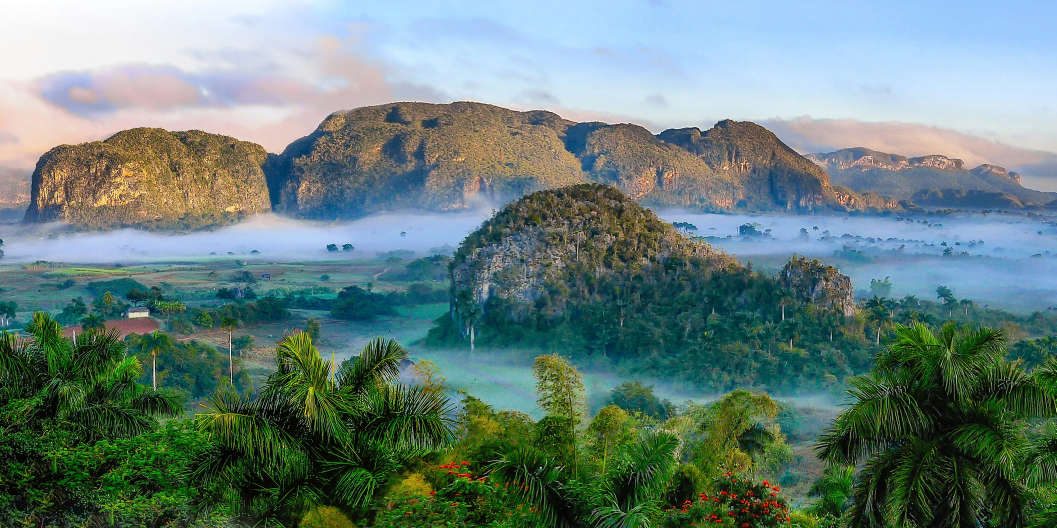
#> input picture input/nature.jpg, 3169 x 1584 px, found by its file name (shown at 1/3 size)
$ python step2.py
#> lines starting #> are read from the running program, lines starting #| are printed output that depends on the picture
import cv2
import numpy as np
import matplotlib.pyplot as plt

img = cv2.imread("input/nature.jpg")
#> img is the input picture: shape (1584, 3169, 3); mean B, G, R 122.9, 128.5, 105.2

half = cv2.resize(img,(300,300))
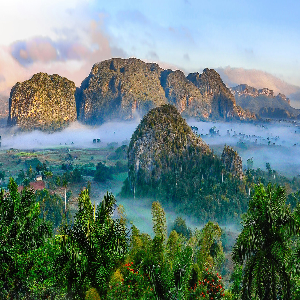
#> half: shape (300, 300, 3); mean B, G, R 122.8, 128.4, 105.2

# [6 lines of commented-out code are left out]
cv2.imshow("imag",half)
cv2.waitKey(0)
cv2.destroyAllWindows()

$ run again, with input/flower.jpg copied over input/nature.jpg
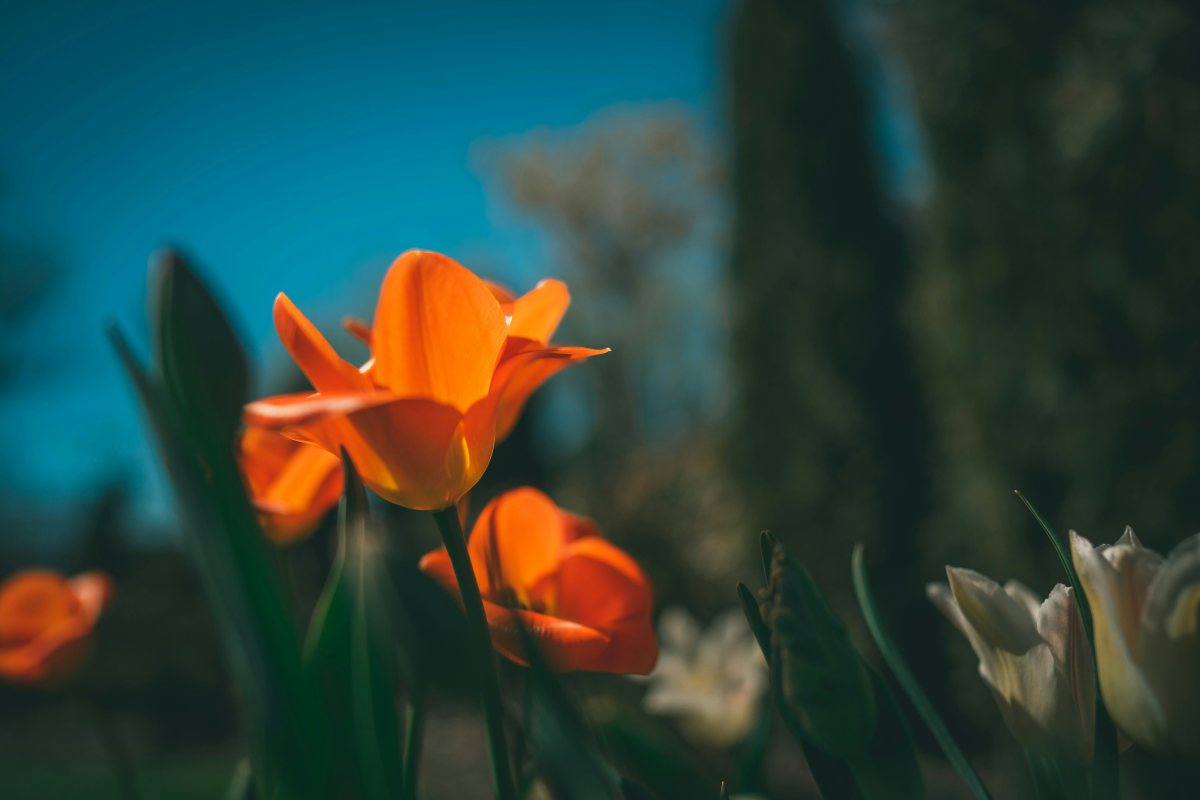
#> input picture input/flower.jpg, 6000 x 4000 px, found by its file name (shown at 1/5 size)
#> img is the input picture: shape (4000, 6000, 3); mean B, G, R 61, 68.4, 44.9
#> `half = cv2.resize(img,(300,300))`:
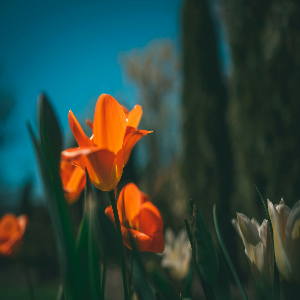
#> half: shape (300, 300, 3); mean B, G, R 61, 68.4, 44.9

$ run again, with input/image.png saved as input/nature.jpg
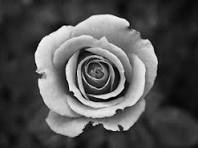
#> input picture input/image.png, 198 x 148 px, found by its file name
#> img is the input picture: shape (148, 198, 3); min 0, max 255, mean 82.5
#> `half = cv2.resize(img,(300,300))`:
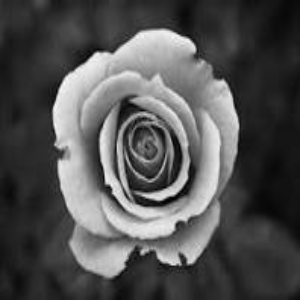
#> half: shape (300, 300, 3); min 1, max 253, mean 82.4
